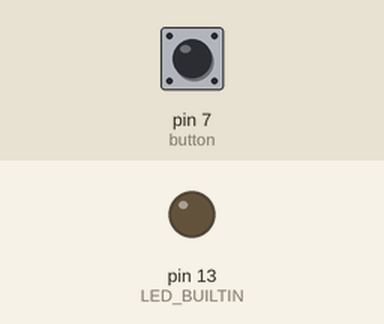
Simulated run of this sketch. Board: Arduino Uno, built with avr-gcc and run on an emulated ATmega328P. On the bench: output pins drawn as LEDs (lit = HIGH). The test bench sets the inputs (shaded band); at power-on: pin 7 (button) LOW. What the sketch prints to the serial monitor is not drawn.

Above: at 1.2 s.
1.3 s: pin 7 (button) pulled HIGH for 0.15 s
At 1.37 s:
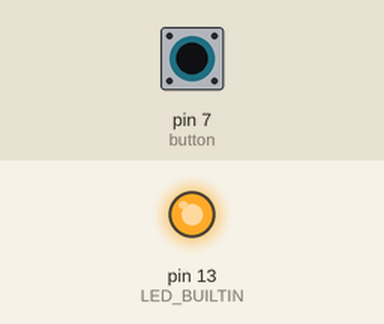
2.9 s: pin 7 (button) pulled HIGH for 3.2 s
At 7.3 s:
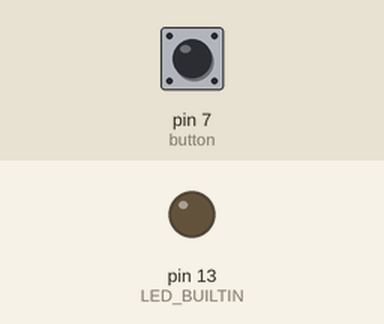
Timing chart, 0 to 8.8 s (numbered marks = the images above; inputs shaded):
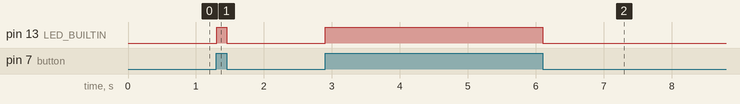

Measured:
- after the input at 1.3 s, pin 13 (LED_BUILTIN): LOW → HIGH at once, → LOW 0.15 s later
- after the input at 2.9 s, pin 13 (LED_BUILTIN): LOW → HIGH at once, → LOW 3.2 s later

The sketch:

digital_read_n_write.ino
```cpp
int button = 7;

void setup() {
  // put your setup code here, to run once:
  pinMode(LED_BUILTIN, OUTPUT);
  pinMode(button, INPUT);
  Serial.begin(9600);
}

void loop() {
  // put your main code here, to run repeatedly:
  Serial.println(digitalRead(button));

  if(digitalRead(button)==HIGH){
    digitalWrite(LED_BUILTIN, HIGH);
  }

  else {
      digitalWrite(LED_BUILTIN, LOW);
  }
}
```
